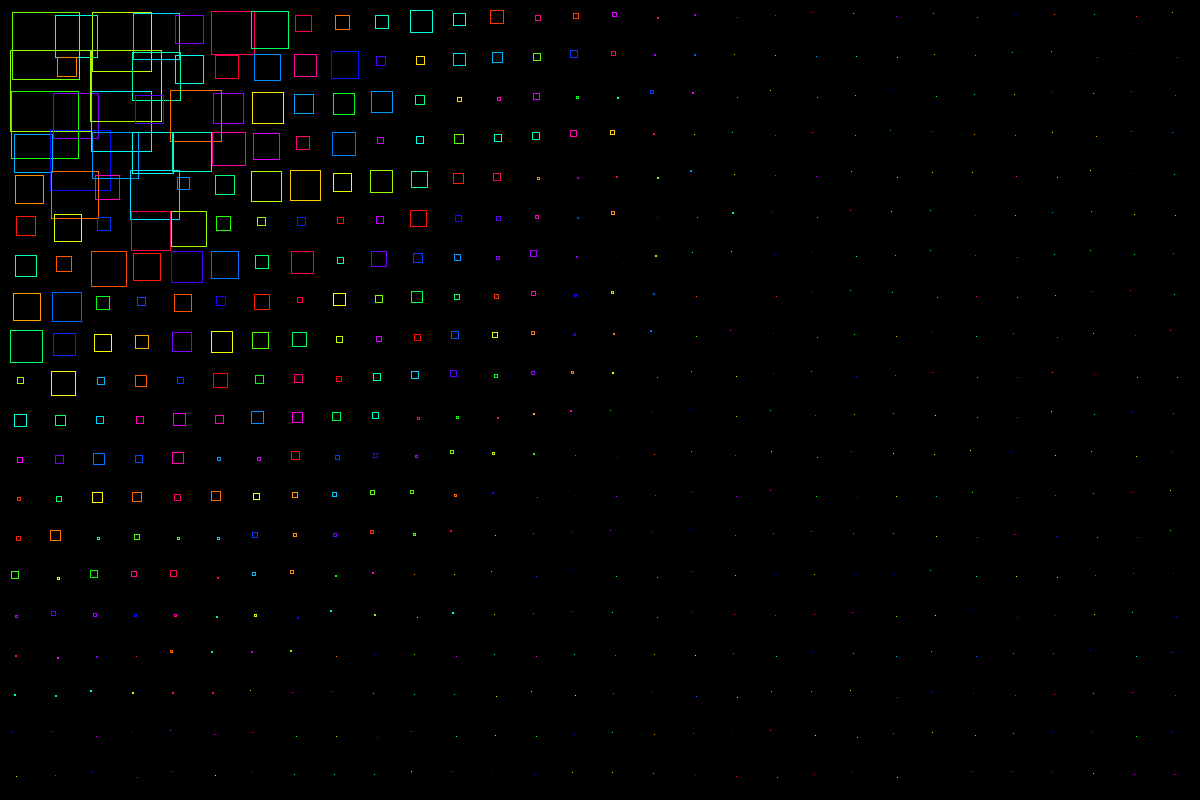
Frame 1 (no input)
Frame 60 (the mouse pressed at the canvas centre just before this capture): identical to frame 1, image omitted
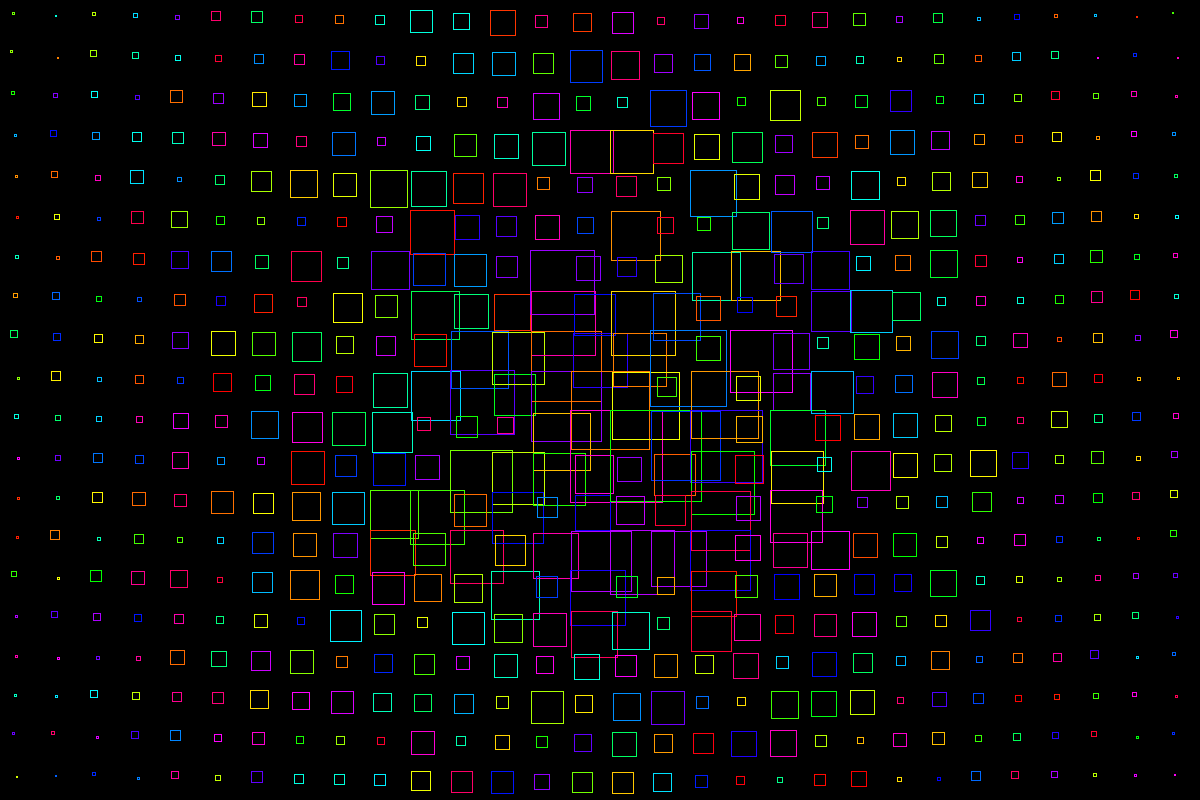
Frame 120 (the mouse held since frame 60 and released just before this capture)

The Processing sketch that drew these frames (run headless with seeded random() and noise(); from frame 60 on, the mouse is pressed at the canvas centre):

// Processing sketch: Tutorial_1B_InterViz
// ── Tutorial_1B_InterViz.pde
/* My First Processing Script */

// Width of an Object, in pixels
int SCALE = 40;

ArrayList<Building> city;

void setup(){
  size(1200, 800);
  //fullScreen();
  
  city = new ArrayList<Building>();
  
  // Calculate the Dimensions of my Grid
  int numWide = width / SCALE;
  int numHigh = height / SCALE;
  
  for(int i=0; i<numWide; i++) {
    for(int j=0; j<numHigh; j++) {
      
      //Initialize building variables
      float x_temp = 0.5*SCALE + i*SCALE;
      float y_temp = 0.5*SCALE + j*SCALE;
      float base = random(0.1*SCALE, 0.5*SCALE);
      
      color new_color;
      colorMode(HSB);
      new_color = color( random(255.0), 255, 255);
      
      Building b = new Building(x_temp, y_temp, base, new_color);
      city.add(b);
    }
  }
}

void draw(){
  background(0);
  
  for(Building b: city) {
    b.update();
    b.display2D();
  }
}

// ── Building.pde
class Building {
  float x, y; // building location
  float base; // size of the building base
  color col;
  
  float scaler = 1.0;
  
  Building(float x, float y, float base, color col) {
    this.x = x;
    this.y = y;
    this.base = base;
    this.col = col;
  }
  
  void update() {
    float distX = mouseX - x;
    float distY = mouseY - y;
    scaler = 5.0 * sq( max( 0.0, 1.0 - sqrt( sq(distX) + sq(distY))/height ));
  }
  
  void display2D() {
    noFill();
    stroke(col);
    
    float topleft_x = x - 0.5*base;
    float topleft_y = y - 0.5*base;
    
    rect(topleft_x, topleft_y, base*scaler, base*scaler);
  }
}
